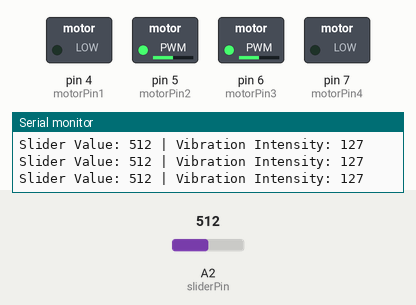
Simulated run of this sketch. Board: Arduino Uno, built with avr-gcc and run on an emulated ATmega328P. On the bench: switched loads named in the sketch (green lamp = pin HIGH), the last lines printed to the serial monitor. The inputs (shaded band) are chosen by the test bench; at power-on: A2 (sliderPin) = 512.

Above: at 1.2 s.
1.3 s: A2 (sliderPin) set to 416
At 2.3 s:
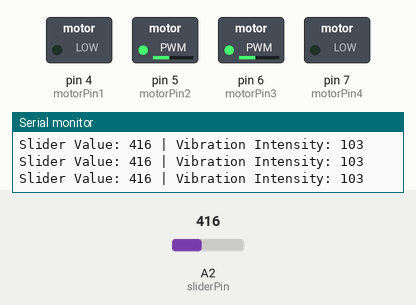
4.3 s: A2 (sliderPin) set to 383
At 5.8 s:
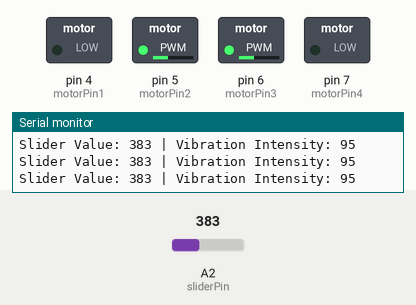
7.3 s: A2 (sliderPin) set to 716
At 7.9 s:
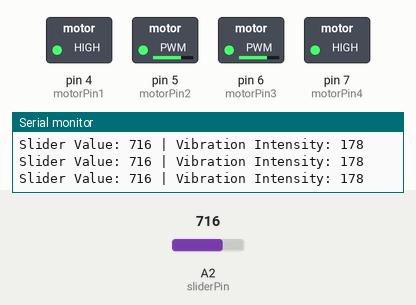
8.8 s: A2 (sliderPin) set to 992
At 9.9 s:
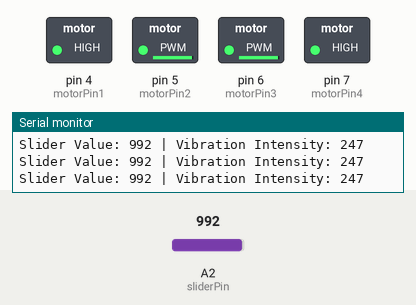
10.3 s: A2 (sliderPin) set to 1018
At 11.3 s:
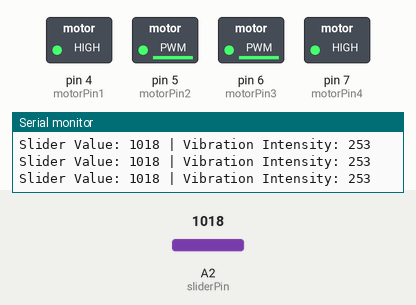
11.8 s: A2 (sliderPin) set to 122
At 12.2 s:
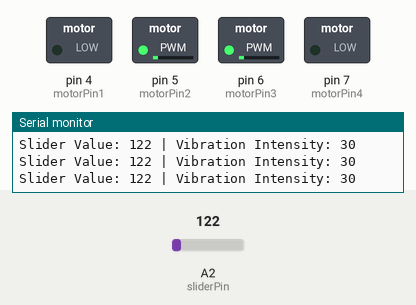
Timing chart, 0 to 14.3 s (numbered marks = the images above; inputs shaded):
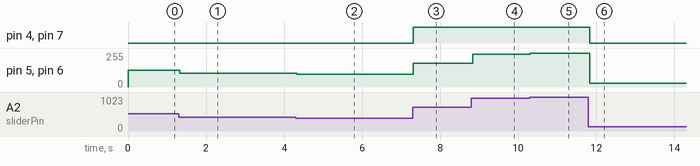

The sketch:

intensity_feedback.ino
```cpp
/*
    Vibration Motor Control with Slider and Proximity Feedback
*/

int motorPin1 = 4; // North motor
int motorPin2 = 5; // East motor
int motorPin3 = 6; // South motor
int motorPin4 = 7; // West motor

int sliderPin = A2; // Slider connected to analog pin A2

void setup()
{
  // Set motor pins as outputs
  pinMode(motorPin1, OUTPUT);
  pinMode(motorPin2, OUTPUT);
  pinMode(motorPin3, OUTPUT);
  pinMode(motorPin4, OUTPUT);

  // Start the serial communication for debugging
  Serial.begin(9600);
}

void loop()
{
  // Read the slider value (0 to 1023)
  int sliderValue = analogRead(sliderPin);

  // Map the slider value to PWM range (0 to 255)
  int vibrationIntensity = map(sliderValue, 0, 1023, 0, 255);

  // Update motor intensities
  analogWrite(motorPin1, vibrationIntensity);
  analogWrite(motorPin2, vibrationIntensity);
  analogWrite(motorPin3, vibrationIntensity);
  analogWrite(motorPin4, vibrationIntensity);

  // Print the slider value and vibration intensity
  Serial.print("Slider Value: ");
  Serial.print(sliderValue);
  Serial.print(" | Vibration Intensity: ");
  Serial.println(vibrationIntensity);

  delay(50); // Small delay for stability
}
```

Measured:
- after the input at 1.3 s, pin 5 (motorPin2), pin 6 (motorPin3): 127/255 → 103/255 at once
- after the input at 4.3 s, pin 5 (motorPin2), pin 6 (motorPin3): 103/255 → 95/255 at once
- after the input at 7.3 s, pin 4 (motorPin1), pin 7 (motorPin4): LOW → HIGH at once; pin 5 (motorPin2), pin 6 (motorPin3): 95/255 → 178/255 at once
- after the input at 8.8 s, pin 5 (motorPin2), pin 6 (motorPin3): 178/255 → 247/255 at once
- after the input at 10.3 s, pin 5 (motorPin2), pin 6 (motorPin3): 247/255 → 253/255 at once
- after the input at 11.8 s, pin 4 (motorPin1), pin 7 (motorPin4): HIGH → LOW at once; pin 5 (motorPin2), pin 6 (motorPin3): 253/255 → 30/255 at once
